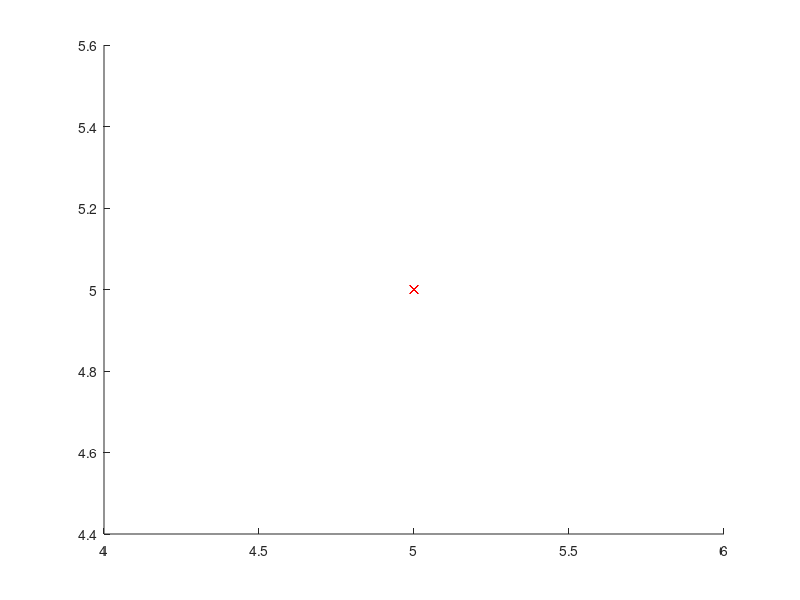

MATLAB code for this plot: (Note: this script raises an error after producing the figure.)
i_p=input('Podaj ilosc wezlow: ');
kx=zeros(1,i_p);
ky=zeros(1,i_p);

for n=1:i_p,
    kx(1,n)=input(strcat('Podaj x',int2str(n),': '));
    ky(1,n)=input(strcat('Podaj y',int2str(n),': '));
end

v=zeros(i_p);
for n=1:i_p,
    for o=1:i_p,
        v(n,o)=kx(1,n)^(o-1);
    end
end

a=(inv(v)*ky')'

i_w=length(a)

wx=a;

dziedzina = (kx(1,1)-1):0.1:(kx(1,end)+1);
wxi=zeros(1,length(dziedzina));
for i=1:length(dziedzina),
    ix = dziedzina(i);
    for j=1:i_w,
        wxi(1,i)=wxi(1,i)+wx(j)*ix^(j-1);
    end
end


str='w(x)=';

if (i_w>=2)
for i=i_w:-1:2,
    wi=wx(1,i);
    if (wi<0), str = strcat(str, '-', int2str(abs(wi)),'*x^',int2str(i-1));
    else str = strcat(str,'+',int2str(wi),'*x^',int2str(i-1));
    end;
end
end
if (wx(1,1)<0),
str = strcat(str,'-',int2str(abs(wx(1,1))));
else str = strcat(str,'+',int2str(wx(1,1)));
end
hold on;

plot(dziedzina, wxi, kx, ky, 'r x')
title(string(str));
